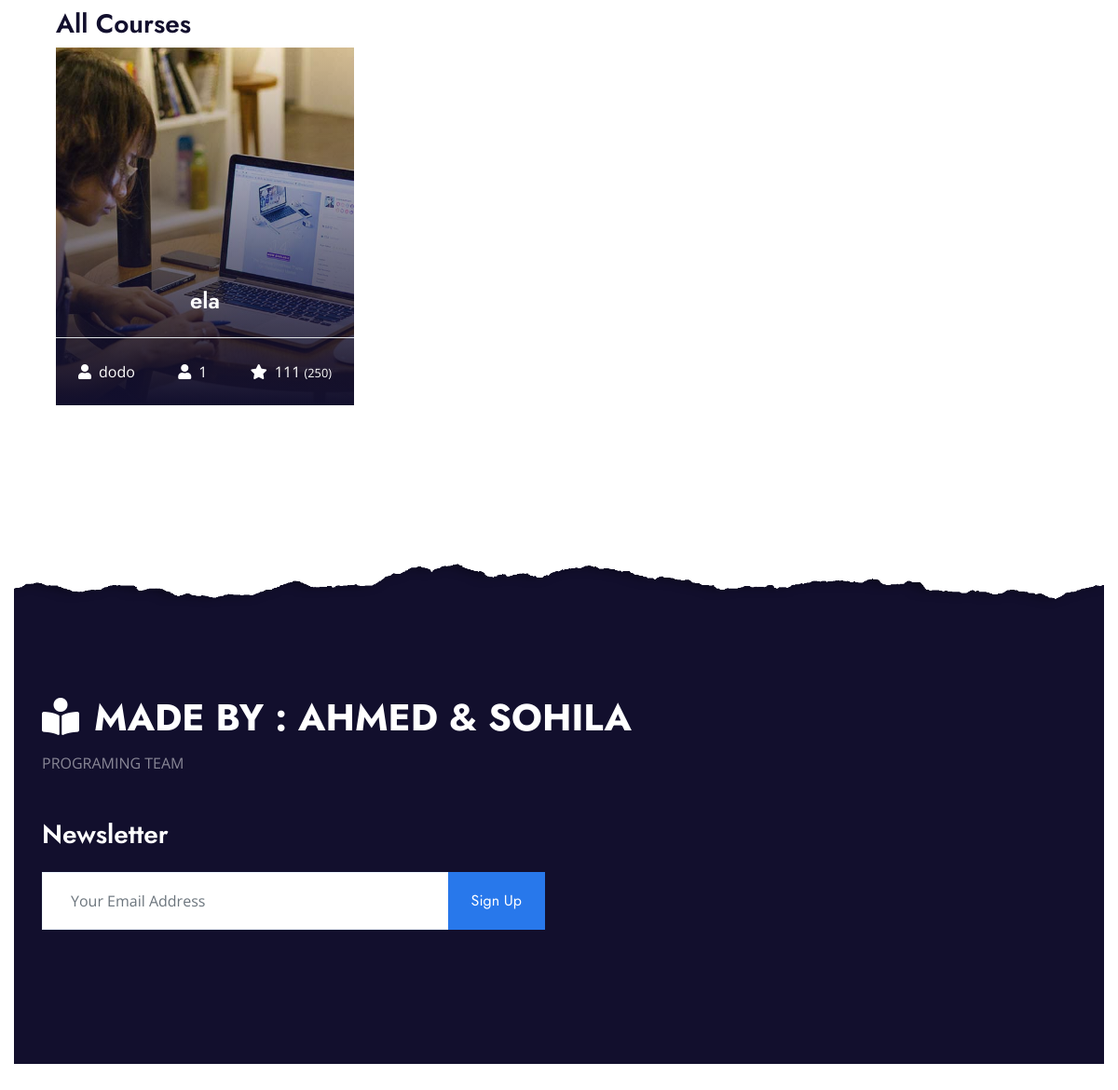
/course (lower part), run on an earlier commit of the app's database.
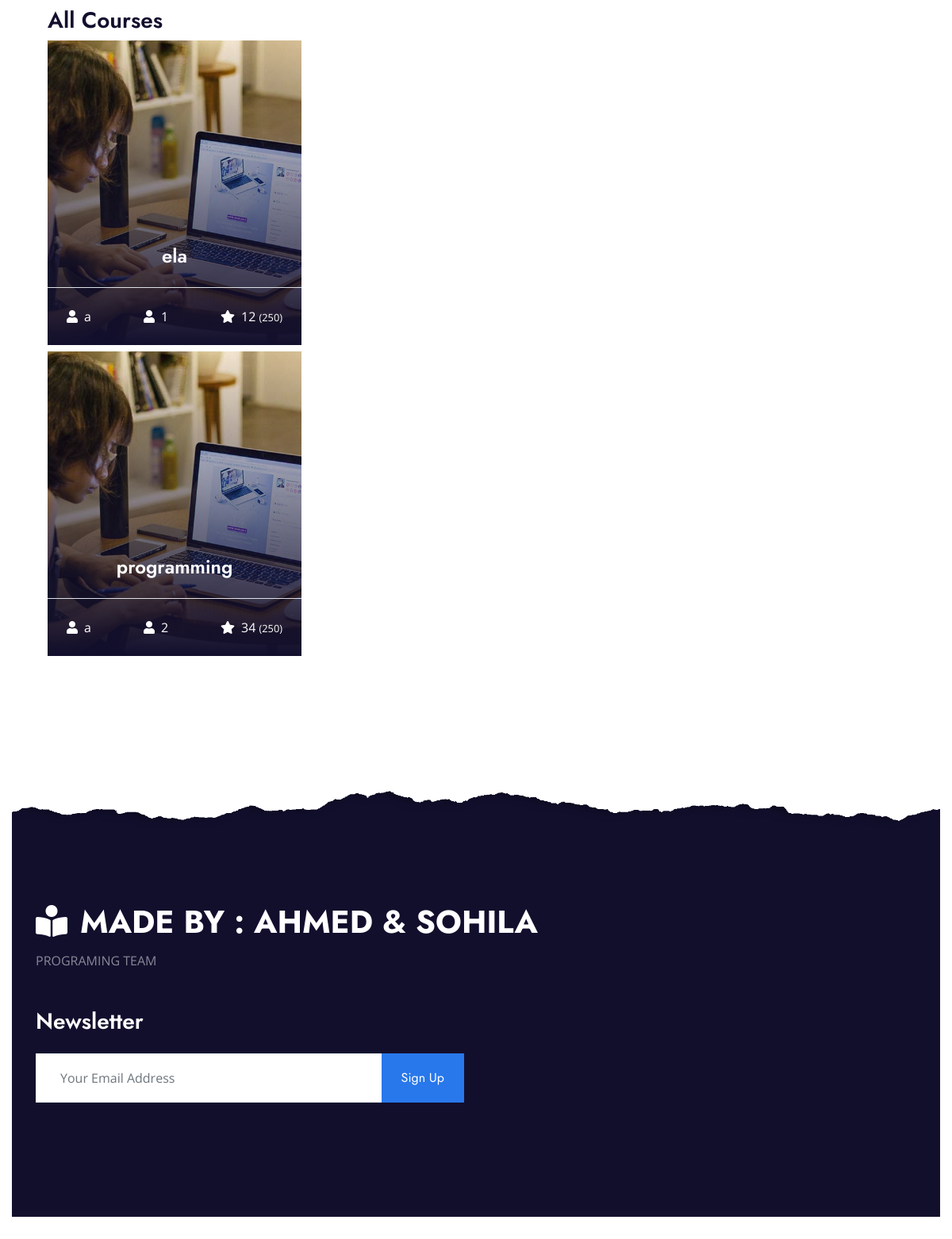
And on a later commit of the database.
### main.py (models this page shows)
    class Courses(db.Model):
        id = db.Column(db.Integer, primary_key=True)
        course_name = db.Column(db.String(1000))
        teacher_name = db.Column(db.String(100))
        teacher_phone = db.Column(db.String(100))
        course_price = db.Column(db.Integer)
        rate = db.Column(db.String(100))
        course_sample = db.Column(db.String(100))
        status = db.Column(db.String(100))

### main.py (the view)
@app.route("/course")
def course():
    user_id = session.get('user_id')
    user_name = session.get('user_name')
    user_phone = session.get('user_phone')
    all_courses=Courses.query.filter_by(status='approved')
    return render_template("course.html", user_id=user_id, user_name=user_name, user_phone=user_phone, all_courses=all_courses)

### templates/course.html (shortened to what this page needs)
<!DOCTYPE html>
<html lang="en">
<head>
    <link href="https://cdnjs.cloudflare.com/ajax/libs/font-awesome/5.10.0/css/all.min.css" rel="stylesheet">
    <link href="lib/owlcarousel/assets/owl.carousel.min.css" rel="stylesheet">
    <link href="../static/css/style.css" rel="stylesheet">
</head>
<body>
    <div class="container-fluid py-5">
        <div class="container py-5">
            <div class="row">
                <div class="col-lg-4 col-md-6 pb-4">
{% block content %}
   <div class="container">
       <h3>All Courses</h3>
       <div class="courses-list">
           {% for course in all_courses %}
               <a class="courses-list-item position-relative d-block overflow-hidden mb-2" href="/detail/{{ course.id }}">
                   <img class="img-fluid" src="../static/img/courses-1.jpg" alt="">
                   <div class="courses-text">
                       <h4 class="text-center text-white px-3">{{ course.course_name }}</h4>
                       <div class="border-top w-100 mt-3">
                           <div class="d-flex justify-content-between p-4">
                               <span class="text-white"><i class="fa fa-user mr-2"></i>{{ course.teacher_name }}</span>
                               <span class="text-white"><i class="fa fa-user mr-2"></i>{{ course.id }}</span>
                               <span class="text-white"><i class="fa fa-star mr-2"></i>{{ course.course_price }}
                                   <small>(250)</small></span>
                           </div>
                       </div>
                   </div>
               </a>
           {% endfor %}
       </div>
   </div>
{% endblock %}
            </div>
        </div>
    </div>
    <div class="container-fluid position-relative overlay-top bg-dark text-white-50 py-5" style="margin-top: 90px;">
        <div class="container mt-5 pt-5">
            <div class="row">
                <div class="col-md-8 mb-5">
                    <a href="index.html" class="navbar-brand">
                        <h1 class="mt-n2 text-uppercase text-white"><i class="fa fa-book-reader mr-3"></i>MADE BY : AHMED & SOHILA </h1>
                    </a>
                    <p class="m-0">PROGRAMING TEAM             </p>
                </div>
                <div class="col-md-6 mb-5">
                    <h3 class="text-white mb-4">Newsletter</h3>
                    <div class="w-100">
                        <div class="input-group">
                            <input type="text" class="form-control border-light" style="padding: 30px;" placeholder="Your Email Address">
                            <div class="input-group-append">
                                <button class="btn btn-primary px-4">Sign Up</button>
                            </div>
                        </div>
                    </div>
                </div>
            </div>
            <div class="row">
            </div>
        </div>
    </div>
</body>
</html>

What changed in the data, as far as the page shows it:
changed Courses "ela": teacher_name "dodo" → "a"; course_price "111" → "12"
added Courses: course_name "programming", teacher_name "a", id "2", course_price "34"
